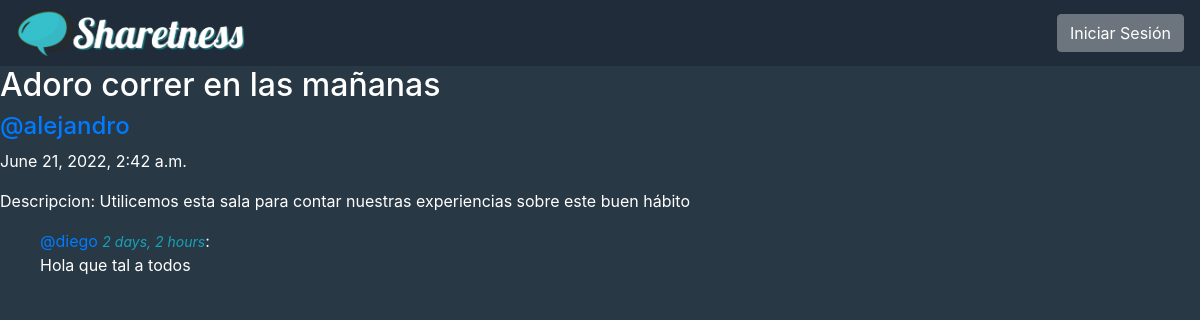
Page /room/9 on the earlier database version.
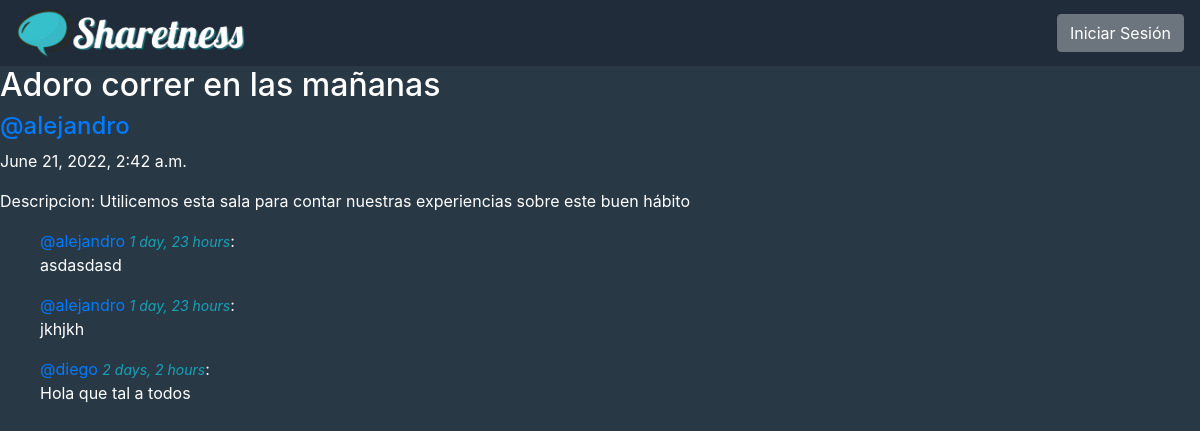
Same page on the later database version.
### forum/models.py (models this page shows, shortened)
class Room(models.Model):
    host = models.ForeignKey(User, on_delete=models.SET_NULL, null=True)
    topic = models.ForeignKey(Topic, on_delete=models.SET_NULL, null=True)
    name = models.CharField(max_length=200)
    description =models.TextField(null=True, blank=True)
    update = models.DateTimeField(auto_now=True)
    created = models.DateTimeField(auto_now_add=True)
    class Meta:
        ordering = ['-update', '-created']

class Message(models.Model):
    user = models.ForeignKey(User, on_delete=models.CASCADE)
    room = models.ForeignKey(Room, on_delete=models.CASCADE)
    body = models.TextField()
    created = models.DateTimeField(auto_now_add=True)

### forum/views.py (the view, shortened to what this page needs)
# urls.py: path('room/<str:pk>',views.room, name="room"),
def room(request, pk):
    room = Room.objects.get(id=pk)
    room_messages = room.message_set.all().order_by('-created')
    context = {'room': room, 'room_messages': room_messages}
    return render(request, 'forum/room.html', context)

### forum/templates/forum/room.html (shortened to what this page needs)
{% extends 'main.html' %}
{% block content %}
    <div class="room-container">
        <h2>{{ room.name }}</h2>
        <h4><span class="text-primary ">@{{ room.host.username }}</span></h4>
        <p>{{ room.created }}</p>
        <p>Descripcion: {{ room.description }}</p>
        <ul>
            {% for msg in room_messages %}
                <p class="mt-2">
                    <span class="text-primary">@{{ msg.user.username }}</span>
                    <small class="text-info font-italic">{{ msg.created|timesince }}</small>:
                    <br>
                    {{ msg.body }}
                </p>
            {% endfor %}
        </ul>
    </div>
{% endblock content %}

### templates/main.html (shortened to what this page needs)
<!DOCTYPE html>
{% load static %}
<html lang="es">
<head>
    <link rel="stylesheet" href="https://cdn.jsdelivr.net/npm/bootstrap@4.6.1/dist/css/bootstrap.min.css">
    <link rel="stylesheet" type='text/css' media='screen' href="{% static 'styles/main.css' %}">
</head>
<body>
    {% include 'navbar.html' %}
    <div class="main">
        {% block content %}
        {% endblock %}
    </div>
</body>
</html>

### templates/navbar.html (shortened to what this page needs)
{% load static %}
<nav class="navbar navbar-expand-lg navbar-light d-flex justify-content-space">
    <a href="/">
        <img id="logo"src={% static 'images/logo.png' %} height="50px" alt="" style="object-fit:contain;">
    </a>
    <div class="collapse navbar-collapse justify-content-end" id="navbarNavAltMarkup">
      <div class="navbar-nav d-flex flex-column align-self-end">
        {% if request.user.is_authenticated %}
                <a href={% url 'logout' %}><button class="btn btn-secondary">Cerrar Sesión</button></a>
        {% else %}
            <a href={% url 'login' %}> <button class="btn btn-secondary">Iniciar Sesión</button>    </a>
        {% endif %}
      </div>
    </div>
  </nav>

### static/styles/main.css (style rules this page uses)
body { background-color: #283845; color: white; }
.navbar { background-color: #202C39; }

Differences in the rows shown:
added Message: user.username "alejandro", created "1 day, 23 hours", body "asdasdasd"
added Message: user.username "alejandro", created "1 day, 23 hours", body "jkhjkh"
